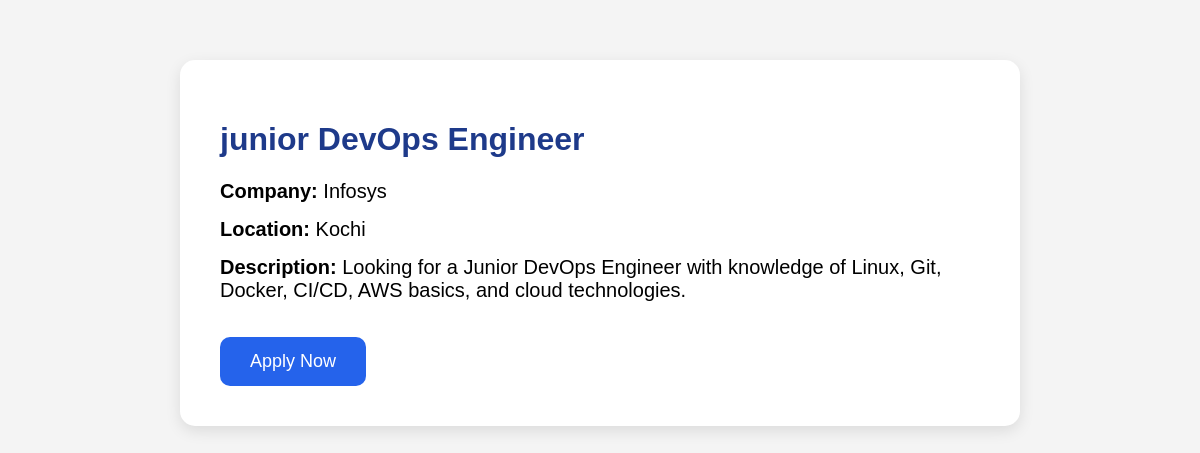
The app's page /job/1/ with its own data.
### jobs/models.py (models this page shows, shortened)
class Job(models.Model):
    title = models.CharField(max_length=100)
    company = models.CharField(max_length=100)
    location = models.CharField(max_length=100)
    description = models.TextField()

### jobs/views.py (the view)
# urls.py: path('job/<int:job_id>/', views.job_detail, name='job_detail'),
def job_detail(request, job_id):
    job = Job.objects.get(id=job_id)
    return render(request, 'job_detail.html', {'job': job})

### templates/job_detail.html (shortened to what this page needs)
<html>
<head>
</head>
<body>
<div class="container">
    <div class="job-card">
        <h1>{{ job.title }}</h1>
        <p><strong>Company:</strong> {{ job.company }}</p>
        <p><strong>Location:</strong> {{ job.location }}</p>
        <p><strong>Description:</strong> {{ job.description }}</p>
        <a href="/apply/{{ job.id }}/" class="apply-btn">
            Apply Now
        </a>
    </div>
</div>
</body>
</html>

### templates/job_detail.html (style rules this page uses)
body { font-family: Arial, sans-serif; background:#f4f4f4; margin:0; padding:0; }
.container { width:70%; margin:60px auto; }
.job-card { background:white; padding:40px; border-radius:15px; box-shadow:0 5px 15px rgba(0,0,0,0.1); }
h1 { color:#1e3a8a; }
p { font-size:20px; margin:15px 0; }
.apply-btn { display:inline-block; background:#2563eb; color:white; text-decoration:none; padding:14px 30px; border-radius:10px; margin-top:20px; font-size:18px; }

### records on screen
Job: title "junior DevOps Engineer", company "Infosys", location "Kochi", description "Looking for a Junior DevOps Engineer with knowledge of Linux, Git, Docker, CI/CD, AWS basics, and cloud technologies."
